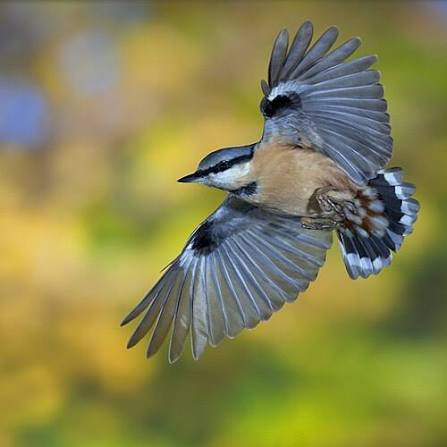
#> input picture dataset/NotRobin/NotRobin1.jpg, 447 x 447 px
$ jupyter execute --allow-errors Note.ipynb
#> lines starting #> are read from the running program, lines starting #| are printed output that depends on the picture
[cell 1]
from matplotlib import pyplot as plt
from PIL import Image
import matplotlib.image as img
import numpy as np


sizexy=64
image = img.imread("dataset/NotRobin/NotRobin1.jpg")
#> image is the input picture: shape (447, 447, 3); mean R, G, B 135, 132.2, 79.7
Greyscale1=image.reshape(image.shape)[:, :, 0]
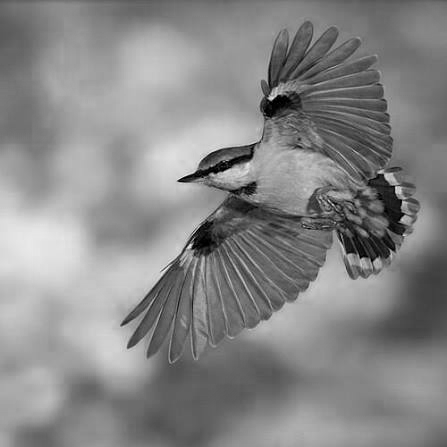
#> Greyscale1: shape (447, 447); min 0, max 246, mean 135
Greyscale = np.array(Image.fromarray(Greyscale1).resize((sizexy, sizexy)))
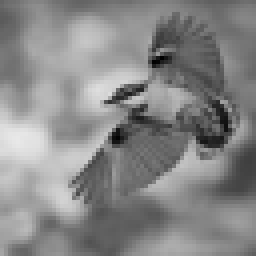
#> Greyscale: shape (64, 64) (shown 4 times larger); min 0, max 232, mean 135
plt.imshow(Greyscale,interpolation='nearest')

[cell 2]
n=3
ans_xy=(sizexy-n+1)
#Convo_arr=[1,0,-1,1,0,-1,1,0,-1]#verticle

Convo_arr=[1,1,1,0,0,0,-1,-1,-1]#horizontal
#Convo_arr=[-1,1,-1,1,0,1,-1,1,-1]#horizontal


Convo_arr  = np.array(Convo_arr)
print(Convo_arr)
Convo_arr_new=Convo_arr.reshape((n, n))
print(Convo_arr_new)

ans=np.zeros((ans_xy,ans_xy))
i=0
j=0
Total=0
c=0
for k in range(ans_xy):
    for c in range(ans_xy):
        Total=0
        for i in range(n):
            for j in range(n) :
                temp=Greyscale[k+i][c+j]*Convo_arr_new[i][j]
                Total+=temp
                #print (temp)


        ans[k][c]=Total
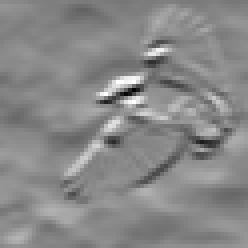
#> ans: shape (62, 62) float64 (shown 4 times larger); min -445, max 383, mean -1.5; drawn with min black and max white

plt.imshow(ans,interpolation='nearest')

print (ans)
#> (printed output is left out)

[cell 3]
i=0
j=0
for i in range(len(ans)):
    for j in range(len(ans)) :
       if(ans[i][j]<0):
           ans[i][j]*=0.01
#> this loop made 62 passes
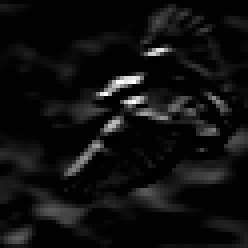
#> ans: shape (62, 62) float64 (shown 4 times larger); min -4.45, max 383, mean 20.7; drawn with min black and max white

plt.imshow(ans,interpolation='nearest')

[cell 4]
pool = 2#int(ans_xy/2)

pooled=np.zeros((int(ans_xy/2),int(ans_xy/2)))
#filter 2*2
#2,2
i=0
j=0
c=0
k=0

biggest=0
for i in range(0,ans_xy,2) :
    for j in range(0,ans_xy,2) :

        biggest=ans[i][j]
        if (biggest<ans[i+1][j]):
            biggest=ans[i+1][j]
        if(biggest<ans[i][j+1]):
            biggest=ans[i][j+1]
        if(biggest<ans[i+1][j+1]):
            biggest=ans[i+1][j+1]

        if biggest<0:
            biggest*0.01

        pooled[int(i/2)][int(j/2)]=biggest
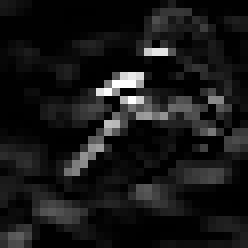
#> pooled: shape (31, 31) float64 (shown 8 times larger); min -2.07, max 383, mean 34.1; drawn with min black and max white
plt.imshow(pooled,interpolation='nearest')

[cell 5]
dense=pooled.flatten()
#> dense = 961 values, max 383 at index 324, min -2.07 at index 357, mean 34.11

import numpy as np

input_size = len(dense)
#> input_size = 961
output_size = 32

standard_deviation = np.sqrt(2.0 / input_size)
#> standard_deviation = 0.0456
weights = np.random.randn(input_size, output_size) * standard_deviation

biases = np.zeros((1, output_size))
# 1. Calculate the gradient for the weights
#> (the rest of this cell did not finish here and is left out)

$ run again, with dataset/NotRobin/NotRobin2.jpg copied over dataset/NotRobin/NotRobin1.jpg
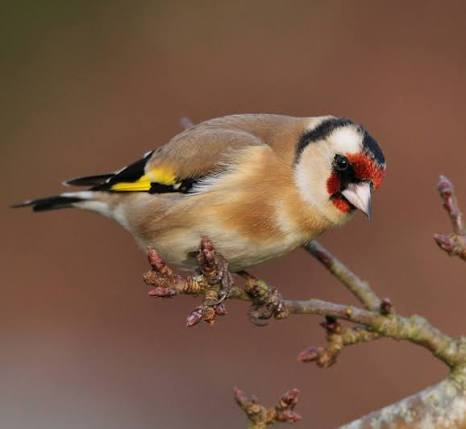
#> input picture dataset/NotRobin/NotRobin2.jpg, 466 x 429 px
#> image is the input picture: shape (429, 466, 3); mean R, G, B 121.3, 89.9, 70.8
#> `Greyscale = np.array(Image.fromarray(Greyscale1).resize((sizexy, sizex..`:
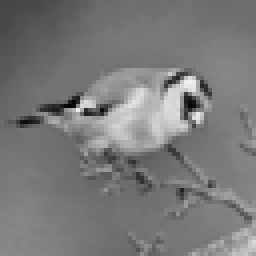
#> Greyscale: shape (64, 64) (shown 4 times larger); min 2, max 241, mean 121.3
#> (printed output is left out)
#> the loop `for i in range(len(ans)):` made 62 passes
#> after the loop `for i in range(0,ans_xy,2) :`:
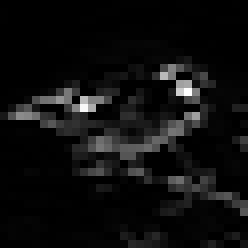
#> pooled: shape (31, 31) float64 (shown 8 times larger); min -2.04, max 510, mean 27.8; drawn with min black and max white
#> dense = 961 values, max 510 at index 364, min -2.04 at index 426, mean 27.78
#> input_size = 961
#> standard_deviation = 0.0456

$ run again, with dataset/NotRobin/NotRobin3.jpg copied over dataset/NotRobin/NotRobin1.jpg
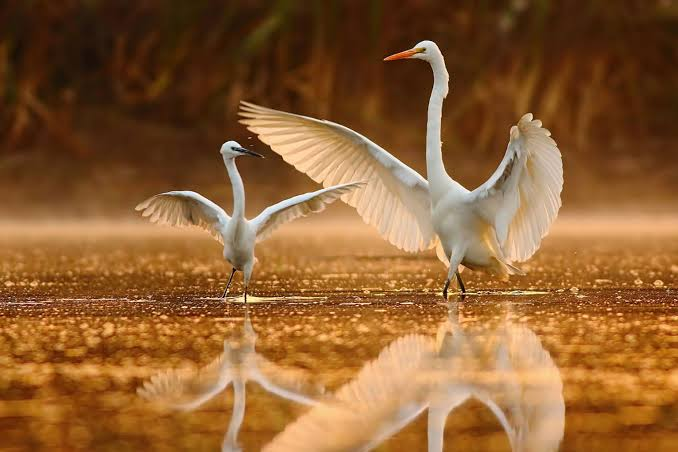
#> input picture dataset/NotRobin/NotRobin3.jpg, 678 x 452 px
#> image is the input picture: shape (452, 678, 3); mean R, G, B 141.4, 94.3, 49.8
#> `Greyscale = np.array(Image.fromarray(Greyscale1).resize((sizexy, sizex..`:
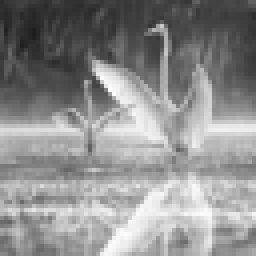
#> Greyscale: shape (64, 64) (shown 4 times larger); min 29, max 252, mean 141.4
#> (printed output is left out)
#> the loop `for i in range(len(ans)):` made 62 passes
#> after the loop `for i in range(0,ans_xy,2) :`:
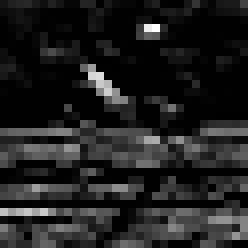
#> pooled: shape (31, 31) float64 (shown 8 times larger); min -2.48, max 310, mean 38.1; drawn with min black and max white
#> dense = 961 values, max 310 at index 112, min -2.48 at index 81, mean 38.13
#> input_size = 961
#> standard_deviation = 0.0456
